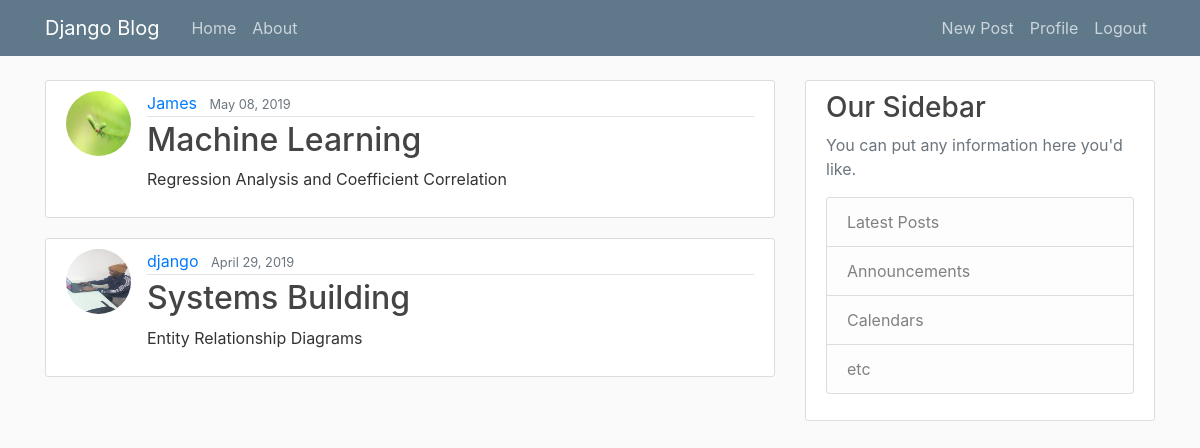
Page / (signed in) on the earlier database version.
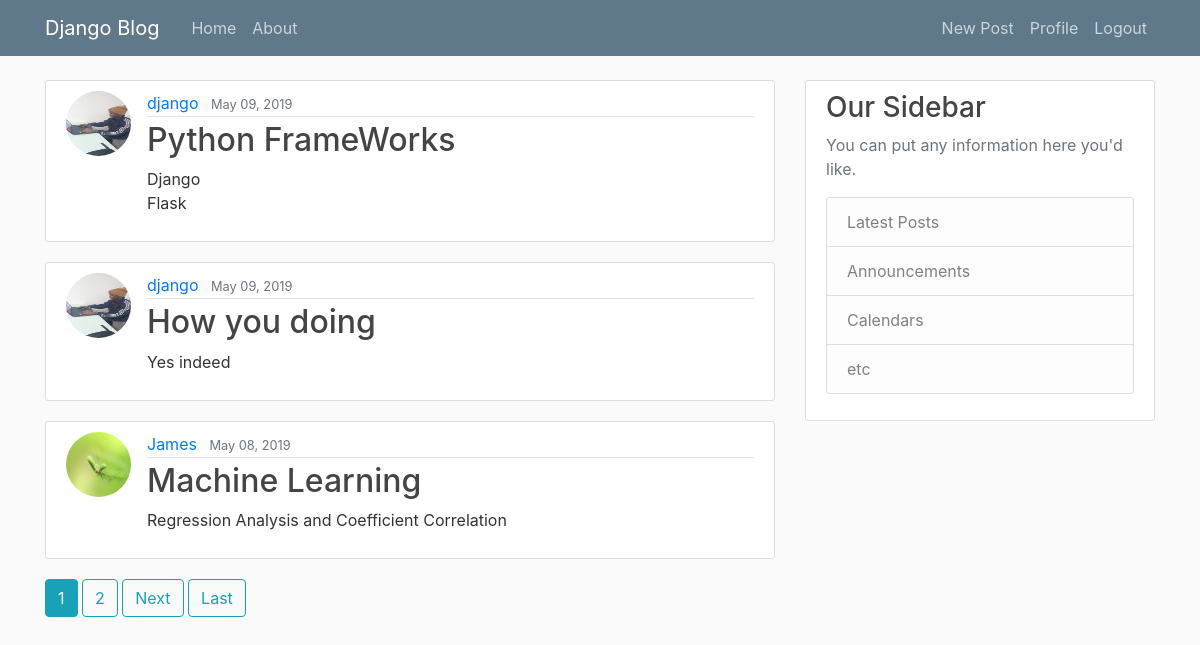
Same page on the later database version.
### blog/models.py (models this page shows, shortened)
class Post(models.Model):
    title = models.CharField(max_length=50)
    content = models.TextField()
    date_posted = models.DateTimeField(default=timezone.now)
    author = models.ForeignKey(User, on_delete=models.CASCADE)

### users/models.py (models this page shows, shortened)
class Profile(models.Model):
    user = models.OneToOneField(User, on_delete=models.CASCADE)
    image = models.ImageField(default='11.jpg', upload_to='profile_pics')

### blog/views.py (the view)
class PostListView(LoginRequiredMixin, ListView):
    model = Post
    template_name = 'blog/home.html'
    context_object_name = 'posts'
    ordering = ['-date_posted']
    paginate_by = 3

### blog/templates/blog/home.html (shortened to what this page needs)
{% extends 'blog/base.html' %}
{% block content %}
{% for post in posts %}
    <article class="media content-section">
        <img class="rounded-circle article-img" src = {{post.author.profile.image.url}}>
        <div class="media-body">
            <div class="article-metadata">
                <a class="mr-2" href="{% url 'user-posts' post.author.username %}">{{ post.author }}</a>
                <small class="text-muted">{{ post.date_posted|date:"F d, Y"}}</small>
            </div>
            <h2><a class="article-title" href="{% url 'post-detail' post.id %}">{{ post.title }}</a></h2>
            <p class="article-content">{{ post.content }}</p>
        </div>
    </article>
    {% endfor %}
    {% if is_paginated %}
      {% for num in page_obj.paginator.page_range %}
        {% if page_obj.number == num %}
          <a class="btn btn-info mb-4" href="?page={{ num }}">{{ num }}</a>
        {% elif num > page_obj.number|add:'-3' and num < page_obj.number|add:'3' %}
          <a class="btn btn-outline-info mb-4" href="?page={{ num }}">{{ num }}</a>
        {% endif %}
      {% endfor %}
      {% if page_obj.has_next %}
        <a class="btn btn-outline-info mb-4" href="?page={{ page_obj.next_page_number }}">Next</a>
        <a class="btn btn-outline-info mb-4" href="?page={{ page_obj.paginator.num_pages }}">Last</a>
      {% endif %}
    {% endif %}
{% endblock content%}

### blog/templates/blog/base.html (shortened to what this page needs)
{% load static %}
<!DOCTYPE html>
<html>
<head>
    <link rel="stylesheet" href="https://stackpath.bootstrapcdn.com/bootstrap/4.3.1/css/bootstrap.min.css"
>
    <link rel="stylesheet" type="text/css" href="{% static 'blog/main.css' %}">
</head>
<body>
    <header class="site-header">
        <nav class="navbar navbar-expand-md navbar-dark bg-steel fixed-top">
            <div class="container">
                <a class="navbar-brand mr-4" href="{% url 'blog-home' %}">Django Blog</a>
                <div class="collapse navbar-collapse" id="navbarToggle">
                    <div class="navbar-nav mr-auto">
                        <a class="nav-item nav-link" href="{% url 'blog-home' %}">Home</a>
                        <a class="nav-item nav-link" href="{% url 'blog-about' %}">About</a>
                    </div>
                    <div class="navbar-nav">
                        {% if  user.is_authenticated%}
                             <a class="nav-item nav-link" href="{% url 'post-create' %}">New Post</a>
                            <a class="nav-item nav-link" href="{% url 'profile' %}">Profile</a>
                            <a class="nav-item nav-link" href="{% url 'logout' %}">Logout</a>
                        {% else %}
                            <a class="nav-item nav-link" href="{% url 'login' %}">Login</a>
                            <a class="nav-item nav-link" href = "{% url 'user-register' %}"> Register </a>
                        {% endif %}
                    </div>
                </div>
            </div>
        </nav>
    </header>
    <main role="main" class="container">
        <div class="row">
            <div class="col-md-8">
                {% block content %}{% endblock %}
            </div>
            <div class="col-md-4">
                <div class="content-section">
                    <h3>Our Sidebar</h3>
                    <p class='text-muted'>You can put any information here you'd like.
                        <ul class="list-group">
                            <li class="list-group-item list-group-item-light">Latest Posts</li>
                            <li class="list-group-item list-group-item-light">Announcements</li>
                            <li class="list-group-item list-group-item-light">Calendars</li>
                            <li class="list-group-item list-group-item-light">etc</li>
                        </ul>
                    </p>
                </div>
            </div>
        </div>
    </main>
</body>
</html>

### blog/static/blog/main.css (style rules this page uses)
body { background: #fafafa; color: #333333; margin-top: 5rem; }
h1, h2, h3, h4, h5, h6 { color: #444444; }
ul { margin: 0; }
.bg-steel { background-color: #5f788a; }
.site-header .navbar-nav .nav-link { color: #cbd5db; }
.content-section { background: #ffffff; padding: 10px 20px; border: 1px solid #dddddd; border-radius: 3px; margin-bottom: 20px; }
.article-title { color: #444444; }
.article-content { white-space: pre-line; }
.article-img { height: 65px; width: 65px; margin-right: 16px; }
.article-metadata { padding-bottom: 1px; margin-bottom: 4px; border-bottom: 1px solid #e3e3e3 }

Differences in the rows shown:
no longer on this page (row unchanged): Post: author.profile.image (picture), author "django", date_posted "April 29, 2019", title "Systems Building", content "Entity Relationship Diagrams"
added Post: author.profile.image (picture), author "django", date_posted "May 09, 2019", title "Python FrameWorks", content "Django Flask"
added Post: author.profile.image (picture), author "django", date_posted "May 09, 2019", title "How you doing", content "Yes indeed"
Other differences:
new list line: "1"
new list line: "2"
text now shown: "Next Last"
